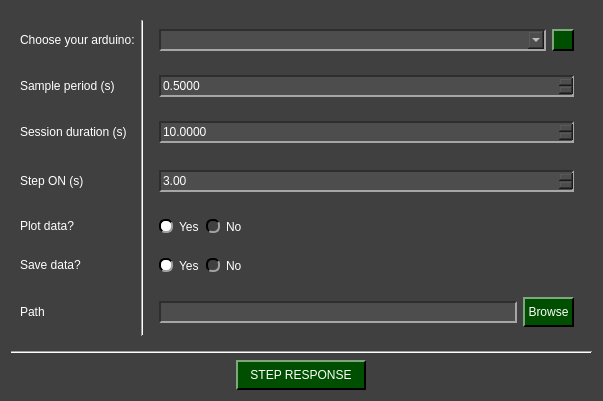
<?xml version="1.0" encoding="UTF-8"?>
<ui version="4.0">
 <class>Arduino_StepResponse_W</class>
 <widget class="QWidget" name="Arduino_StepResponse_W">
  <property name="geometry">
   <rect>
    <x>0</x>
    <y>0</y>
    <width>603</width>
    <height>401</height>
   </rect>
  </property>
  <property name="windowTitle">
   <string>Form</string>
  </property>
  <property name="styleSheet">
   <string notr="true">QComboBox QAbstractItemView {
    background-color: rgb(77, 77, 77);
}

QComboBox QAbstractItemView::item:focus{
    background-color: rgb(140, 140, 140);
}

QDoubleSpinBox{
	background-color: rgb(77, 77, 77);
	
	border-top: 1.5px solid rgb(46, 46, 46);
	border-left: 1.5px solid rgb(46, 46, 46);

	border-bottom: 1.5px solid rgb(166, 166, 166);
	border-right: 1.5px solid rgb(166, 166, 166);
}

QDoubleSpinBox::up-button{
    image: url(:/imgs/imgs/drop_up_arrow.png);
	width: 11px;

	background-color: rgb(0, 79, 0);
	border-top: 1.5px solid rgb(127, 167, 127);
	border-left: 1.5px solid rgb(127, 167, 127);

	border-bottom: 1.5px solid rgb(0, 0, 0);
	border-right: 1.5px solid rgb(0, 0, 0);
}

QDoubleSpinBox::up-button:pressed{
	border: 2px solid rgb(255, 255, 255);
}

QDoubleSpinBox::up-button:hover{
	background-color: rgb(0, 50, 0);
}

QDoubleSpinBox::down-button{
    image: url(:/imgs/imgs/drop_down_arrow.png);
	width: 11px;

	background-color: rgb(0, 79, 0);
	border-top: 1.5px solid rgb(127, 167, 127);
	border-left: 1.5px solid rgb(127, 167, 127);

	border-bottom: 1.5px solid rgb(0, 0, 0);
	border-right: 1.5px solid rgb(0, 0, 0);
}

QDoubleSpinBox::down-button:pressed{
	border: 2px solid rgb(255, 255, 255);
}

QDoubleSpinBox::down-button:hover{
	background-color: rgb(0, 50, 0);
}

QWidget#Arduino_StepResponse_W{
	background-color: rgb(64, 64, 64);
}

QWidget{
	color: rgb(255, 255, 255);
}

QComboBox{
	background-color: rgb(77, 77, 77);
	
	border-top: 1.5px solid rgb(46, 46, 46);
	border-left: 1.5px solid rgb(46, 46, 46);

	border-bottom: 1.5px solid rgb(166, 166, 166);
	border-right: 1.5px solid rgb(166, 166, 166);
}


QComboBox::drop-down{
	image: url(:/imgs/imgs/drop_down_arrow.png);
	width: 11px;

	background-color: rgb(0, 79, 0);
	border-top: 2px solid rgb(127, 167, 127);
	border-left: 2px solid rgb(127, 167, 127);

	border-bottom: 2px solid rgb(0, 0, 0);
	border-right: 2px solid rgb(0, 0, 0);
}

QComboBox::drop-down:hover{
	background-color: rgb(0, 50, 0);
}

QComboBox::drop-down:pressed{
	border: 2px solid rgb(255, 255, 255);
}

QPushButton{
	background-color: rgb(0, 79, 0);

	border-top: 1.5px solid rgb(127, 167, 127);
	border-left: 1.5px solid rgb(127, 167, 127);

	border-bottom: 1.5px solid rgb(0, 0, 0);
	border-right: 1.5px solid rgb(0, 0, 0);

	
	font: 12pt &quot;Helvetica&quot;;
	text-align:center;
}

QWidget{
	font: 12pt &quot;Helvetica&quot;;
}

QPushButton:hover{
	background-color: rgb(0, 50, 0);
}

QPushButton:pressed{
	border: 2px solid rgb(255, 255, 255);
}

QLineEdit{
	background-color: rgb(77, 77, 77);
	border-top: 1.5px solid rgb(46, 46, 46);
	border-left: 1.5px solid rgb(46, 46, 46);

	border-bottom: 1.5px solid rgb(166, 166, 166);
	border-right: 1.5px solid rgb(166, 166, 166);
}

QRadioButton::indicator{
	border-radius: 6px;
	border-top: 1.5px solid rgb(0, 0, 0);
	border-left: 1.5px solid rgb(0, 0, 0);

	border-bottom: 1.5px solid rgb(160, 160, 160);
	border-right: 1.5px solid rgb(160, 160, 160);
}

QRadioButton::indicator::checked{
	background-color: white;
}

QRadioButton::indicator::unchecked:hover{
	background-color: #9F9F9F;
}

QRadioButton::indicator::pressed{
	border: 1.5px solid #505050
}

QPushButton#reload_devices{
	image: url(:/imgs/imgs/reload.png);
	width: 11px;
	background-color: rgb(0, 79, 0);

	border-top: 1.5px solid rgb(127, 167, 127);
	border-left: 1.5px solid rgb(127, 167, 127);

	border-bottom: 1.5px solid rgb(0, 0, 0);
	border-right: 1.5px solid rgb(0, 0, 0);

	
	font: 12pt &quot;Helvetica&quot;;
	text-align:center;
}

QPushButton#reload_devices:hover{
	background-color: rgb(0, 50, 0);
}

QPushButton#reload_devices:pressed{
	border: 2px solid rgb(255, 255, 255);
}</string>
  </property>
  <layout class="QGridLayout" name="gridLayout_3">
   <item row="0" column="0">
    <widget class="QWidget" name="widget" native="true">
     <layout class="QGridLayout" name="gridLayout_2">
      <item row="3" column="0">
       <widget class="QLabel" name="label_14">
        <property name="text">
         <string>Step ON (s)</string>
        </property>
       </widget>
      </item>
      <item row="4" column="0">
       <widget class="QLabel" name="label_9">
        <property name="minimumSize">
         <size>
          <width>0</width>
          <height>30</height>
         </size>
        </property>
        <property name="maximumSize">
         <size>
          <width>16777215</width>
          <height>30</height>
         </size>
        </property>
        <property name="text">
         <string>Plot data?</string>
        </property>
       </widget>
      </item>
      <item row="2" column="3">
       <widget class="QWidget" name="widget_10" native="true">
        <layout class="QGridLayout" name="gridLayout_8">
         <item row="0" column="0">
          <widget class="QDoubleSpinBox" name="sesh_dur_in">
           <property name="minimumSize">
            <size>
             <width>0</width>
             <height>22</height>
            </size>
           </property>
           <property name="maximumSize">
            <size>
             <width>16777215</width>
             <height>22</height>
            </size>
           </property>
           <property name="decimals">
            <number>4</number>
           </property>
           <property name="maximum">
            <double>86400.990000000005239</double>
           </property>
           <property name="singleStep">
            <double>0.010000000000000</double>
           </property>
           <property name="stepType">
            <enum>QAbstractSpinBox::AdaptiveDecimalStepType</enum>
           </property>
           <property name="value">
            <double>10.000000000000000</double>
           </property>
          </widget>
         </item>
        </layout>
       </widget>
      </item>
      <item row="1" column="3">
       <widget class="QWidget" name="widget_11" native="true">
        <layout class="QGridLayout" name="gridLayout_9">
         <item row="0" column="0">
          <widget class="QDoubleSpinBox" name="Ts_in">
           <property name="minimumSize">
            <size>
             <width>0</width>
             <height>22</height>
            </size>
           </property>
           <property name="maximumSize">
            <size>
             <width>16777215</width>
             <height>22</height>
            </size>
           </property>
           <property name="decimals">
            <number>4</number>
           </property>
           <property name="maximum">
            <double>999.990000000000009</double>
           </property>
           <property name="singleStep">
            <double>0.010000000000000</double>
           </property>
           <property name="stepType">
            <enum>QAbstractSpinBox::AdaptiveDecimalStepType</enum>
           </property>
           <property name="value">
            <double>0.500000000000000</double>
           </property>
          </widget>
         </item>
        </layout>
       </widget>
      </item>
      <item row="3" column="3">
       <widget class="QWidget" name="widget_15" native="true">
        <layout class="QGridLayout" name="gridLayout_12">
         <item row="0" column="0">
          <widget class="QDoubleSpinBox" name="step_on_s_in">
           <property name="minimumSize">
            <size>
             <width>0</width>
             <height>22</height>
            </size>
           </property>
           <property name="maximumSize">
            <size>
             <width>16777215</width>
             <height>22</height>
            </size>
           </property>
           <property name="maximum">
            <double>999.990000000000009</double>
           </property>
           <property name="singleStep">
            <double>0.010000000000000</double>
           </property>
           <property name="stepType">
            <enum>QAbstractSpinBox::AdaptiveDecimalStepType</enum>
           </property>
           <property name="value">
            <double>3.000000000000000</double>
           </property>
          </widget>
         </item>
        </layout>
       </widget>
      </item>
      <item row="2" column="0">
       <widget class="QLabel" name="label_10">
        <property name="minimumSize">
         <size>
          <width>0</width>
          <height>30</height>
         </size>
        </property>
        <property name="maximumSize">
         <size>
          <width>16777215</width>
          <height>30</height>
         </size>
        </property>
        <property name="text">
         <string>Session duration (s)</string>
        </property>
       </widget>
      </item>
      <item row="5" column="3" alignment="Qt::AlignLeft">
       <widget class="QWidget" name="widget_12" native="true">
        <layout class="QHBoxLayout" name="horizontalLayout_5">
         <item>
          <widget class="QRadioButton" name="yes_save_radio">
           <property name="text">
            <string>Yes</string>
           </property>
           <property name="checked">
            <bool>true</bool>
           </property>
           <attribute name="buttonGroup">
            <string notr="true">save_radio_group</string>
           </attribute>
          </widget>
         </item>
         <item>
          <widget class="QRadioButton" name="no_save_radio">
           <property name="text">
            <string>No</string>
           </property>
           <attribute name="buttonGroup">
            <string notr="true">save_radio_group</string>
           </attribute>
          </widget>
         </item>
        </layout>
       </widget>
      </item>
      <item row="5" column="0">
       <widget class="QLabel" name="label_11">
        <property name="minimumSize">
         <size>
          <width>0</width>
          <height>30</height>
         </size>
        </property>
        <property name="maximumSize">
         <size>
          <width>16777215</width>
          <height>30</height>
         </size>
        </property>
        <property name="text">
         <string>Save data?</string>
        </property>
       </widget>
      </item>
      <item row="6" column="0" alignment="Qt::AlignVCenter">
       <widget class="QLabel" name="label_12">
        <property name="minimumSize">
         <size>
          <width>0</width>
          <height>30</height>
         </size>
        </property>
        <property name="maximumSize">
         <size>
          <width>16777215</width>
          <height>30</height>
         </size>
        </property>
        <property name="text">
         <string>Path</string>
        </property>
       </widget>
      </item>
      <item row="4" column="3" alignment="Qt::AlignLeft">
       <widget class="QWidget" name="widget_13" native="true">
        <layout class="QHBoxLayout" name="horizontalLayout_6">
         <item>
          <widget class="QRadioButton" name="yes_plot_radio">
           <property name="text">
            <string>Yes</string>
           </property>
           <property name="checked">
            <bool>true</bool>
           </property>
           <attribute name="buttonGroup">
            <string notr="true">plot_radio_group</string>
           </attribute>
          </widget>
         </item>
         <item>
          <widget class="QRadioButton" name="no_plot_radio">
           <property name="text">
            <string>No</string>
           </property>
           <attribute name="buttonGroup">
            <string notr="true">plot_radio_group</string>
           </attribute>
          </widget>
         </item>
        </layout>
       </widget>
      </item>
      <item row="0" column="2" rowspan="7">
       <widget class="Line" name="line_2">
        <property name="orientation">
         <enum>Qt::Vertical</enum>
        </property>
       </widget>
      </item>
      <item row="6" column="3">
       <widget class="QWidget" name="widget_16" native="true">
        <layout class="QHBoxLayout" name="horizontalLayout_7">
         <item alignment="Qt::AlignVCenter">
          <widget class="QLineEdit" name="path_line_edit">
           <property name="minimumSize">
            <size>
             <width>0</width>
             <height>22</height>
            </size>
           </property>
           <property name="maximumSize">
            <size>
             <width>16777215</width>
             <height>22</height>
            </size>
           </property>
          </widget>
         </item>
         <item alignment="Qt::AlignVCenter">
          <widget class="QPushButton" name="path_folder_browse">
           <property name="minimumSize">
            <size>
             <width>0</width>
             <height>30</height>
            </size>
           </property>
           <property name="maximumSize">
            <size>
             <width>16777215</width>
             <height>30</height>
            </size>
           </property>
           <property name="text">
            <string> Browse </string>
           </property>
          </widget>
         </item>
        </layout>
       </widget>
      </item>
      <item row="0" column="0">
       <widget class="QLabel" name="label_2">
        <property name="minimumSize">
         <size>
          <width>0</width>
          <height>30</height>
         </size>
        </property>
        <property name="maximumSize">
         <size>
          <width>16777215</width>
          <height>30</height>
         </size>
        </property>
        <property name="text">
         <string>Choose your arduino:</string>
        </property>
       </widget>
      </item>
      <item row="0" column="3">
       <widget class="QWidget" name="widget_3" native="true">
        <layout class="QHBoxLayout" name="horizontalLayout_8">
         <item>
          <widget class="QComboBox" name="device_combo">
           <property name="minimumSize">
            <size>
             <width>0</width>
             <height>22</height>
            </size>
           </property>
           <property name="maximumSize">
            <size>
             <width>16777215</width>
             <height>22</height>
            </size>
           </property>
          </widget>
         </item>
         <item>
          <widget class="QPushButton" name="reload_devices">
           <property name="minimumSize">
            <size>
             <width>22</width>
             <height>22</height>
            </size>
           </property>
           <property name="maximumSize">
            <size>
             <width>22</width>
             <height>22</height>
            </size>
           </property>
           <property name="toolTip">
            <string>&lt;html&gt;&lt;head/&gt;&lt;body&gt;&lt;p&gt;Update COM ports&lt;/p&gt;&lt;/body&gt;&lt;/html&gt;</string>
           </property>
           <property name="text">
            <string/>
           </property>
          </widget>
         </item>
        </layout>
       </widget>
      </item>
      <item row="1" column="0">
       <widget class="QLabel" name="label_15">
        <property name="minimumSize">
         <size>
          <width>0</width>
          <height>30</height>
         </size>
        </property>
        <property name="maximumSize">
         <size>
          <width>16777215</width>
          <height>30</height>
         </size>
        </property>
        <property name="text">
         <string>Sample period (s)</string>
        </property>
       </widget>
      </item>
     </layout>
    </widget>
   </item>
   <item row="1" column="0">
    <widget class="Line" name="line_3">
     <property name="orientation">
      <enum>Qt::Horizontal</enum>
     </property>
    </widget>
   </item>
   <item row="2" column="0" alignment="Qt::AlignHCenter">
    <widget class="QPushButton" name="start_step_response">
     <property name="minimumSize">
      <size>
       <width>130</width>
       <height>30</height>
      </size>
     </property>
     <property name="maximumSize">
      <size>
       <width>130</width>
       <height>30</height>
      </size>
     </property>
     <property name="text">
      <string>STEP RESPONSE</string>
     </property>
    </widget>
   </item>
  </layout>
 </widget>
 <resources>
  <include location="resources_1.qrc"/>
 </resources>
 <connections/>
 <buttongroups>
  <buttongroup name="save_radio_group"/>
  <buttongroup name="plot_radio_group"/>
 </buttongroups>
</ui>
